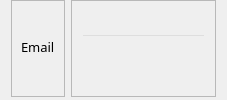
                     <widget class="QWidget" name="widget_130" native="true">
                      <property name="font">
                       <font>
                        <family>Sans Serif Collection</family>
                        <pointsize>10</pointsize>
                       </font>
                      </property>
                      <layout class="QHBoxLayout" name="horizontalLayout_157">
                       <property name="topMargin">
                        <number>0</number>
                       </property>
                       <property name="bottomMargin">
                        <number>3</number>
                       </property>
                       <item>
                        <widget class="QFrame" name="frame_173">
                         <property name="font">
                          <font>
                           <family>Sans Serif Collection</family>
                           <pointsize>10</pointsize>
                          </font>
                         </property>
                         <property name="frameShape">
                          <enum>QFrame::StyledPanel</enum>
                         </property>
                         <property name="frameShadow">
                          <enum>QFrame::Raised</enum>
                         </property>
                         <layout class="QVBoxLayout" name="verticalLayout_163">
                          <property name="topMargin">
                           <number>0</number>
                          </property>
                          <property name="bottomMargin">
                           <number>3</number>
                          </property>
                          <item>
                           <widget class="QLabel" name="label_79">
                            <property name="font">
                             <font>
                              <family>Sans Serif Collection</family>
                              <pointsize>10</pointsize>
                             </font>
                            </property>
                            <property name="text">
                             <string>Email</string>
                            </property>
                           </widget>
                          </item>
                         </layout>
                        </widget>
                       </item>
                       <item>
                        <widget class="QFrame" name="frame_172">
                         <property name="font">
                          <font>
                           <family>Sans Serif Collection</family>
                           <pointsize>10</pointsize>
                          </font>
                         </property>
                         <property name="frameShape">
                          <enum>QFrame::StyledPanel</enum>
                         </property>
                         <property name="frameShadow">
                          <enum>QFrame::Raised</enum>
                         </property>
                         <layout class="QVBoxLayout" name="verticalLayout_160">
                          <property name="topMargin">
                           <number>0</number>
                          </property>
                          <property name="bottomMargin">
                           <number>3</number>
                          </property>
                          <item>
                           <widget class="QLineEdit" name="InfoEmail">
                            <property name="font">
                             <font>
                              <family>Sans Serif Collection</family>
                              <pointsize>10</pointsize>
                             </font>
                            </property>
                            <property name="styleSheet">
                             <string notr="true">background-color: transparent</string>
                            </property>
                            <property name="readOnly">
                             <bool>true</bool>
                            </property>
                           </widget>
                          </item>
                         </layout>
                        </widget>
                       </item>
                      </layout>
                     </widget>
